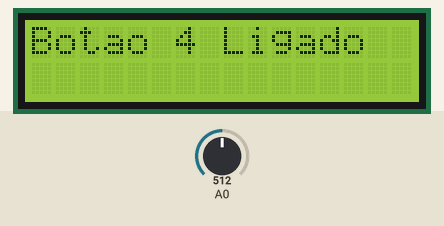
Simulated run of this sketch. Board: Arduino Mega 2560, built with avr-gcc and run on an emulated ATmega2560. Shown: 16×2 character LCD. The inputs (shaded band) are chosen by the test bench; at power-on: A0 = 512.

Above: at 1.2 s.
1.3 s: A0 set to 1014
2.8 s: A0 set to 1023
At 3.8 s:
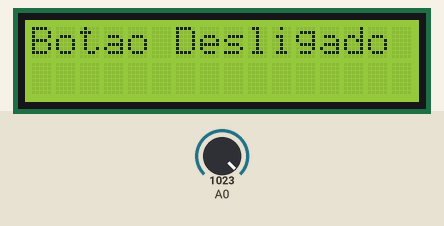
4.3 s: A0 set to 828
5.8 s: A0 set to 807
At 6.3 s:
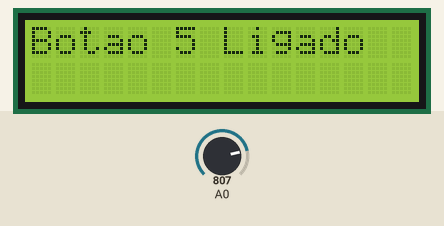
Timing chart, 0 to 8.3 s (numbered marks = the images above; inputs shaded):
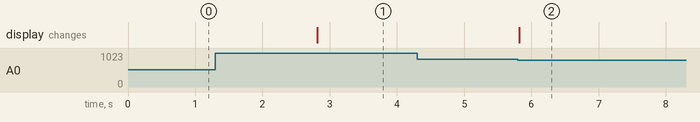

The sketch:

aula_381.ino
```cpp
#include <LiquidCrystal_I2C.h>

LiquidCrystal_I2C lcd(0x27, 16, 2);

/*exercicios
Autor:Gabriel Peres
Data:17/03/2025
*/

#define Botao1 0
#define Botao2 145
#define Botao3 329
#define Botao4 505
#define Botao5 741


void setup()
{
  Serial.begin(9600);
  lcd.init();
  lcd.backlight();


}

void loop()
{
  int Botao = analogRead(A0);

  if(Botao == 0){
  lcd.setCursor(0, 0);
  lcd.print("Botao 1 Ligado       ");
  }
  if(Botao >= Botao2 * 0.9 && Botao <= Botao2 * 1.1){
  lcd.setCursor(0, 0);
  lcd.print("Botao 2 Ligado       ");

  }if(Botao >= Botao3 * 0.9 && Botao <= Botao3 * 1.1){
  lcd.setCursor(0, 0);
  lcd.print("Botao 3 Ligado       ");

  }if(Botao >= Botao4 * 0.9 && Botao <= Botao4 * 1.1){
  lcd.setCursor(0, 0);
  lcd.print("Botao 4 Ligado       ");

  }if(Botao >= Botao5 * 0.9 && Botao <= Botao5 * 1.1){
  lcd.setCursor(0, 0);
  lcd.print("Botao 5 Ligado       ");

  }if(Botao == 1023){
  lcd.setCursor(0, 0);
  lcd.print("Botao Desligado");
  }


}
```

Aula_53_exercicios.cpp
```cpp
#include <Arduino.h>
#include <Bounce2.h>
#include <LiquidCrystal_I2C.h>

LiquidCrystal_I2C lcd(0x27, 20, 4);

#define pinBotaoA 19
#define pinBotaoB 18
#define pinBotaoC 5
#define pinLed1 15
#define pinLed2 2
#define pinLed3 4
#define pinLed4 23

Bounce botaoA = Bounce();
Bounce botaoB = Bounce();
Bounce botaoC = Bounce();

void setup()
{
    Serial.begin(9600);

    pinMode(5, OUTPUT);
    pinMode(18, OUTPUT);
    pinMode(19, OUTPUT);
    pinMode(23, OUTPUT);

    botaoA.attach(pinBotaoA, INPUT_PULLUP);
    botaoB.attach(pinBotaoB, INPUT_PULLUP);
    botaoC.attach(pinBotaoC, INPUT_PULLUP);

    lcd.init();
    lcd.backlight();
    lcd.setCursor(1, 0);
    lcd.print(">ligar LED 1   0%");
    lcd.setCursor(1, 1);
    lcd.print(" ligar LED 2   0%");
    lcd.setCursor(1, 2);
    lcd.print(" ligar LED 3   0%");
    lcd.setCursor(1, 3);
    lcd.print(" ligar LED 4   0%");
}

void loop()
{

    botaoA.update();
    botaoB.update();
    botaoC.update();


    static int posicao = 0;
    static int intensidadeLed1 = 0;
    static int intensidadeLed2 = 0;
    static int intensidadeLed3 = 0;
    static int intensidadeLed4 = 0;
    static bool modoSelecao = 0;

    if (botaoA.fell())
    {
        posicao++;

        if (posicao > 3)
        {
            posicao = 0;
        }
    }

    if (botaoB.fell())
    {
        posicao--;

        if (posicao < 0)
        {
            posicao = 3;
        }
    }

    if (botaoC.fell())
    {
        modoSelecao = !modoSelecao;
    }

    if (botaoA.fell() && modoSelecao == 0)
    {
        if (posicao == 0 && intensidadeLed1 < 100)
        {
            intensidadeLed1 += 10;
        }

        if (posicao == 1 && intensidadeLed2 < 100)
        {
            intensidadeLed2 += 10;
        }

        if (posicao == 0 && intensidadeLed3 < 100)
        {
            intensidadeLed3 += 10;
        }

        if (posicao == 0 && intensidadeLed4 < 100)
        {
            intensidadeLed4 += 10;
        }
    }

    if (botaoB.fell() && modoSelecao == 0)
    {
        if (posicao == 0 && intensidadeLed4 < 0)
        {
            intensidadeLed1 -= 10;
        }

        if (posicao == 0 && intensidadeLed4 < 0)
        {
            intensidadeLed2 -= 10;
        }

        if (posicao == 0 && intensidadeLed4 < 0)
        {
            intensidadeLed3 -= 10;
        }

        if (posicao == 0 && intensidadeLed4 < 0)
        {
            intensidadeLed4 -= 10;
        }
    }

    if (posicao == 0)
    {
        lcd.setCursor(1, 0);
        lcd.print(">");
        lcd.setCursor(1, 1);
        lcd.print(" ");
        lcd.setCursor(1, 3);
        lcd.print(" ");
    }
    if (posicao == 1)
    {
        lcd.setCursor(1, 1);
        lcd.print(">");
        lcd.setCursor(1, 0);
        lcd.print(" ");
        lcd.setCursor(1, 2);
        lcd.print(" ");
    }
    if (posicao == 2)
    {
        lcd.setCursor(1, 2);
        lcd.print(">");
        lcd.setCursor(1, 3);
        lcd.print(" ");
        lcd.setCursor(1, 1);
        lcd.print(" ");
    }
    if (posicao == 3)
    {
        lcd.setCursor(1, 3);
        lcd.print(">");
        lcd.setCursor(1, 2);
        lcd.print(" ");
        lcd.setCursor(1, 0);
        lcd.print(" ");
    }
}
// FIZ ATE A AULA 8
```

Aula_56_codigos_IMPORTANTES.cpp
```cpp
#include <Arduino.h>

char palavra[10] = "OLA MUNDO";
char palavra2[10] = {'O', 'L', 'A', ' ', 'M', 'U', 'N', 'D', 'O', '\0'};

String palavra3 = "HOJE EH QUINTA";

void setup()
{
    Serial.begin(9600);
    Serial.println();

    Serial.println(palavra);
    Serial.println(palavra2);

    strcpy(palavra, "SENAI");

    if (strcmp(palavra, "SENAI") == 0)
        ;
    {
        Serial.println("SAO IGUAIS");
    }

    if (strncmp(palavra2, "OLA", 3) == 0)
    {
        Serial.println("As primeiras letras da palavra é OLA");
    }

    if (strstr(palavra2, "MUNDO"))
    {
        Serial.print("Palavra MUNDO detectada");
    }

    //* -----------------------------------------------------------------------------

    Serial.println(palavra3.length()); // retorna o numero de letras do objeto da classe String

    Serial.println(palavra3.charAt(10)); // retorna a oitava posicao da palavra

    Serial.println(palavra3.substring(8, 14)); // retorna a 8° até a 14° posição

    Serial.println(palavra3.indexOf('U')); // retorna a posição da primeira ocorrência da letra procurada

    Serial.println(palavra3.lastIndexOf('E'));  // retorna a posição da ultima ocorrência da letra procurada
    if (palavra3.equals("HOJE EH QUINTA") == 1) // retorna verdadeiro se forem iguais
        Serial.println("São igauis");

    if (palavra3.equalsIgnoreCase("hoje eh quinta") == 1) // retorna verdadeiro se forem iguais ignorando letras maiusculas/minusculas
        Serial.println("São iguais");

    if (palavra3.startsWith("HOJE") == 1) // retorna verdadeiro se a palavra comecar com determinado texto
        Serial.println("Começa com HOJE");

    if (palavra3.endsWith("INTA") == 1) // retorna verdadeiro se a palavra terminar com determinado texto
        Serial.println("Termina com INTA");

    String valor = "123";
    int valorNumerico = valor.toInt(); // converte o valor do texto em valor numerico de "123" para 123 (numero)

    String valor2 = "10.5";
    float valorNumerico2 = valor2.toFloat();

    //*EXEMPLO: transforma o numero do texto em valor numerico tipo inteiro

    String mensagem = "Valor = 50";

    int tamanho = mensagem.length(); // medir o tamanho do texto

    String extracao = mensagem.substring(8, tamanho); // extrair o numero iniciando em uma posicao conhecida até o fim do texto

    Serial.println(tamanho);
    Serial.println(extracao);

    int numero = extracao.toInt(); // transforme o conteudo extraido em um numero inteiro

    Serial.println(numero * 2); // utilize o numero sem moderação... HAhaHAhaHAhaHA

    //! CONTINUACAO

    Serial.toLowerCase(); // Alterar todas as letras para minusculas
    Serial.println(palavra3);
    palavra3.toUpperCase(); // Alterar todas para maiusculas
    Serial.println(palavra3);

    String textoLed = "Led = ON";
    Serial.println(textoLed);
    textoLed.replace("ON", "OFF"); // substitui uma palavra no texto por outro
    Serial.println(textoLed);      //"Led = OF"

    String novaFrase = "Texto     "; // varios espacos
    novaFrase.trim();                // remove os espacos do fim do texto

    novaFrase.concat(" adicionado"); // adiciona um texto a string
    Serial.println(novaFrase);
}

void loop()
{
}
```

Measured:
- the behaviour switches between 1022 and 1023 on A0 (found by bisection; images 0 and 1)
- the behaviour switches between 816 and 815 on A0 (found by bisection; images 1 and 2)
- after the input at 1.3 s, every drawn part: stays the same
- after the input at 2.8 s, the display: changes at once (image 1)
- after the input at 4.3 s, every drawn part: stays the same
- after the input at 5.8 s, the display: changes at once (image 2)
